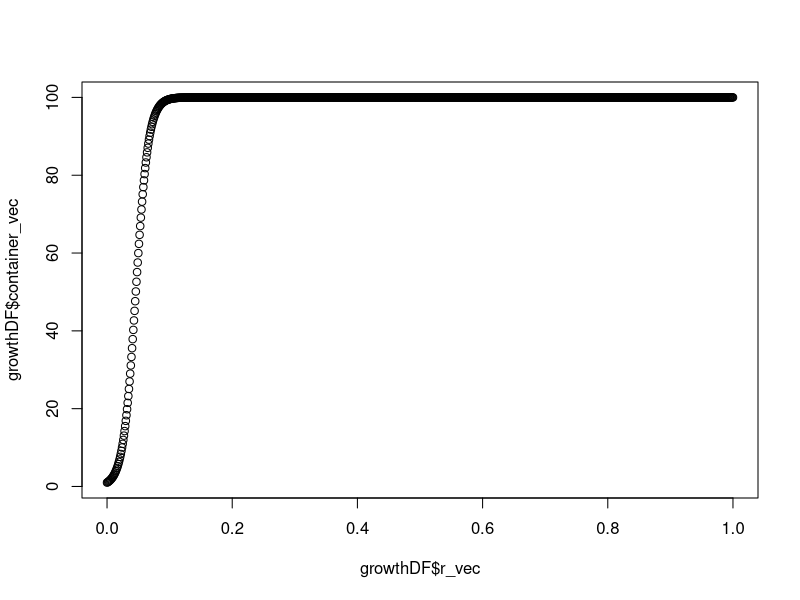
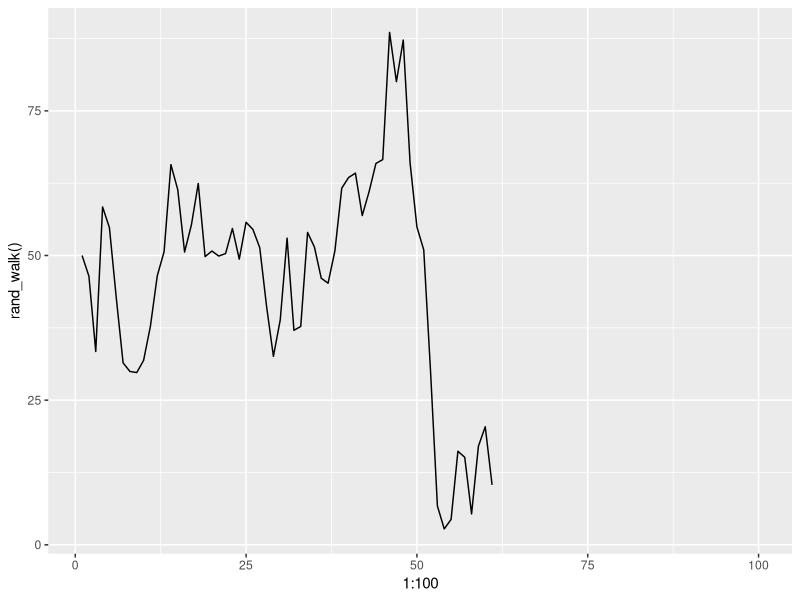
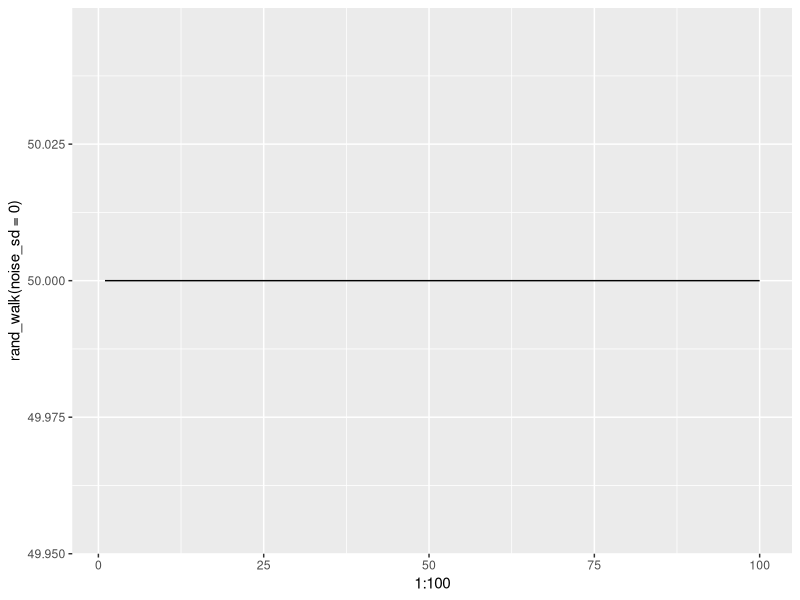
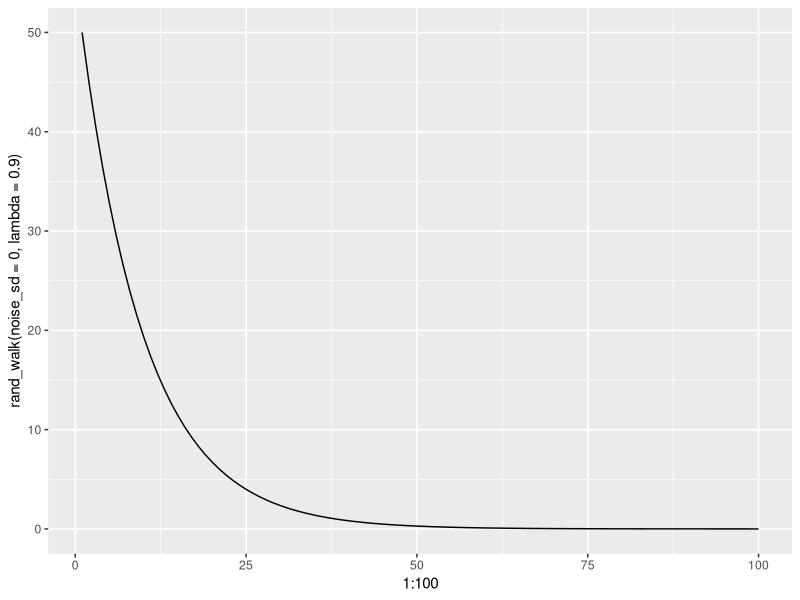
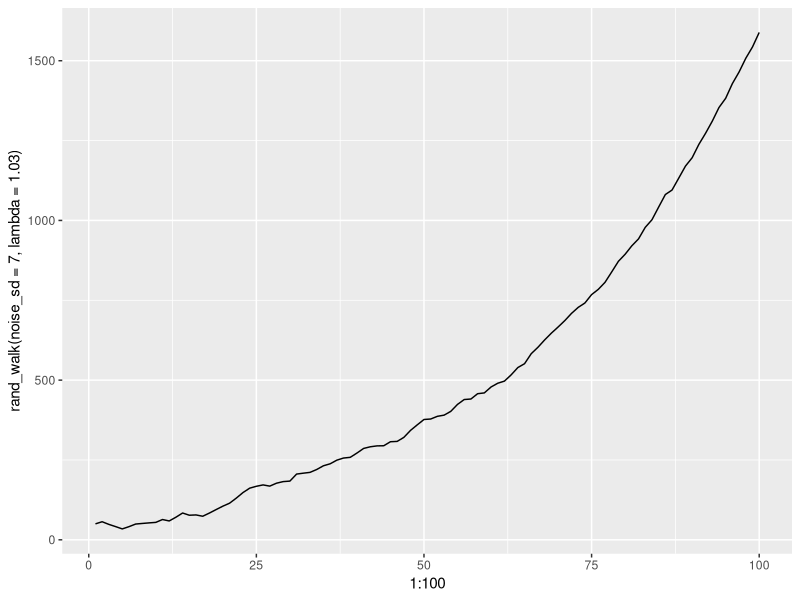

Source code (R) for these figures, in order: (Note: this script raises an error after producing the figures.)
### Basic coding with for loops
# 2/10/26

# basic for loop:
for(i in 1:5){
  cat("stuck in a loop", "\n")
  cat(3+2, "\n")
  cat(runif(1), "\n")
}


my_dogs <- c(
  "chow",
  "akita",
  "malamute",
  "husky",
  "samoyed",
  "wheaten terrier"
)

for(i in 1:length(my_dogs)){
  
  for(i in 1:length(my_dogs)){
    cat("i = ", i, "my_dogs[i] = ", my_dogs[i], "\n")
  }
}

my_bad_dogs <- NULL

for(i in 1:length(my_bad_dogs)){
  
  for(i in 1:length(my_bad_dogs)){
    cat("i = ", i, "my_bad_dogs[i] = ", my_bad_dogs[i], "\n")
  }
}

###################################################################
### Continuing for loops
# 2/12/26

my_dogs <- c(
  "chow",
  "akita",
  "malamute",
  "husky",
  "samoyed",
  "wheaten terrier"
)

##### Five tips you should know about for loops

### 1. Don't loop if you don't need to

for(i in seq_along(my_dogs)){
  my_dogs[i] <- toupper(my_dogs[i])
}

# ^ works but why would you do this

tolower(my_dogs)

# ^ way easier!

### 2. Don't change dimensions in the loop

my_dat <- runif(1)

# seems to be fine...
for(i in 2:10){
  temp <- runif(1)
  my_dat <- c(my_dat, temp)
  cat("Loop number = ", i, "\n", "\t", my_dat[i], "\n")
}

# but actually would take a while as you increase the number of iterations
for(i in 2:5000){
  temp <- runif(1)
  my_dat <- c(my_dat, temp)
  cat("Loop number = ", i, "\n", "\t", my_dat[i], "\n")
}

### Don't write a loop if you can vectorize it

my_dat <- 1:10

for(i in seq_along(my_dat)){
  my_dat[i] <- my_dat[i]+my_dat[i]^2
  cat("Loop number = ", i, "\n", "\t", my_dat[i], "\n")
}

z <- 1:10
z <- z + z^2

### 4. Understand the difference between the counter variable (i) and other variables (z[i])

z <- c(10,2,4)

for(i in seq_along(z)) {
  cat("i = ", i, "z[i] = ", my_dat[i], "\n")
}

### 5. Don't loop through everything
z <- 1:20

for(i in seq_along(z)){
  if(i %% 2 == 0) next
    print(i)
}

z_odd <- z[which(z %% 2 != 0)]

###########################################################################3
# look at the parameter space of the logistic
# growth model with a for loop

log_growth <- function(N0=1, r=0.1, K=100, t_fin=100, t_step=1){
    # log_growth takes N0 (initial pop size), r (growth rate), K (carrying capacity), t_fin (the final time), and t_step (the number by which t increases)

    # times: sequences from 0 to t_fin in steps of t_step
    times <- seq(from = 0, to = t_fin, by = t_step)
    
    # pop_df: creates a df with column time (=times) and population size.
    pop_df <- data.frame(t = times, N = NA)

    # for loop: finds the length of times, then for every integer, finds t at location i of pop_df. Then, it runs the log growth equation for that number. N (output of equation) is then placed into N at location i of pop_df.
    for(i in 1:length(times)){

        t <- pop_df$t[i]

        N <- ( K ) / ( 1 + ( ( K - N0 ) / N0 ) * ( exp(-r * t)) )

        pop_df$N[i] <- N
    }

    # actually return the dataframe
    return(pop_df)

}


# creating vector of r
r_vec <- seq(from = 0, to = 1, by = 0.001)
container_vec <- rep(NA, length(r_vec))

for(i in seq_along(r_vec)){
  temp_df <- log_growth(r = r_vec[i])
  max_n <- max(temp_df$N)
  container_vec[i] <- max_n # storage vector
}

growthDF <- data.frame(r_vec, container_vec)
head(growthDF)

plot(growthDF$r_vec, growthDF$container_vec)

################################################
### For loops cont
### 2/17/26

# Name: rand_walk
# Purpose: conducts a random walk
# Input:
#     times = number of time steps
#     n1 = initial pop size
#     lamda = finite rate of increase
#     noise_sd = 10
# Output: vector n with population size > 0 until extinct.

library(ggplot2)

rand_walk <- function(times = 100, n1 = 50, lambda = 1, noise_sd = 10){
  n <- rep(NA, times) # create output vector
  n[1] <- n1 # initialize pop size
  noise <- rnorm(n = times, mean = 0, sd = noise_sd) # created noise / error

  for(i in 1:(times-1)){
    n[i+1] <- lambda * n[i] + noise[i]
    if(n[i+1] <= 0){
      n[i+1] <- NA
      cat("Population extinction at time ", i+1, "\n")
      break
    }
  }

  return(n)

}


rand_walk(times = 300, n1 = 200, lambda = 1, noise_sd = 10)

x <- rand_walk()

# plotting with default values (noisy)
qplot(x = 1:100, y = rand_walk(), geom="line")

# plotting with no noise
qplot(x = 1:100, y = rand_walk(noise_sd = 0), geom="line")

# no noise and adjust lambda
qplot(x = 1:100, y = rand_walk(noise_sd = 0, lambda = 0.9), geom="line")

# add some stoichasticty back, make lambda >1
qplot(x = 1:100, y = rand_walk(noise_sd = 7, lambda = 1.03), geom="line")




##############
for(i in 1:5){
  for(j in 1:5){
    for(k in 1:5){
      print(i, ", ", j, ", ", k, "\n")
    }
  }
}


############################
# 2D parameter sweep for log growth function

r_vals <- seq(0, 1, length.out = 100)
k_vals <- seq(10, 1000, length.out = 100)

storage_matrix <- matrix(NA, nrow = length(r_vals), ncol = length(k_vals))

for(i in seq_along(r_vals)){
  for(j in seq_along(k_vals)){
    # run log growth
    temp_df <- log_growth(r = r_vals[i], K = k_vals[j])

    # storage max N in 2D matrix
    storage_matrix[i,j] <- max(temp_df$N)
  }
}

log_growth(r = r_vals[i], k = k_vals[j])


###########
### Create function off above:

r_vals <- seq(0, 1, length.out = 100)
k_vals <- seq(10, 1000, length.out = 100)

growth_sweep_mat <- function(r_vec, k_vec){
  storage <- matrix(NA, nrow=length(r_vec), ncol=length(k_vec))

  for(i in seq_along(r_vec)){
    for(j in seq_along(k_vec)){
      # run log growth
      temp_df <- log_growth(r = r_vec[i], K = k_vec[j])

      # storage max N in 2D matrix
      storage[i,j] <- max(temp_df$N)
  }
}
  return(storage)

}

growth_mat <- growth_sweep-mat(r_vec = r_vals, k_vec = k_vals)



growth_sweep_df <- function(r_vec, k_vec){
  # create storage dataframe
  df_l <- length(r_vec)*length(k_vec)

  r_out <- rep(NA, df_l)
  k_out <- rep(NA, df_l)
  maxn_out <- rep(NA, df_l)

  storage_df <- data.frame(r_out, k_out, maxn_out)

  # storage <- matrix(NA, nrow=length(r_vec), ncol=length(k_vec))

  # row indexing:
  counter <- 1

  for(i in seq_along(r_vec)){
    for(j in seq_along(k_vec)){
      # run log growth
      temp_df <- log_growth(r = r_vec[i], K = k_vec[j])

      # storage max N in 2D matrix
      # storage[i,j] <- max(temp_df$N)
      storage_df$maxn_out[counter] <- max(temp_df$N)
      storage_df$r_out[counter] <- r_vec[i]
      storage_df$k_out[counter] <- k_vec[j]
      counter <- counter + 1
  }
}
  return(storage_df)

}


growth_df <- growth_sweep_df(r_vals, k_vals)

ggplot(growth_df, aes(x = r_out, y = k_out, fill = maxn_out)) + geom_tile()






